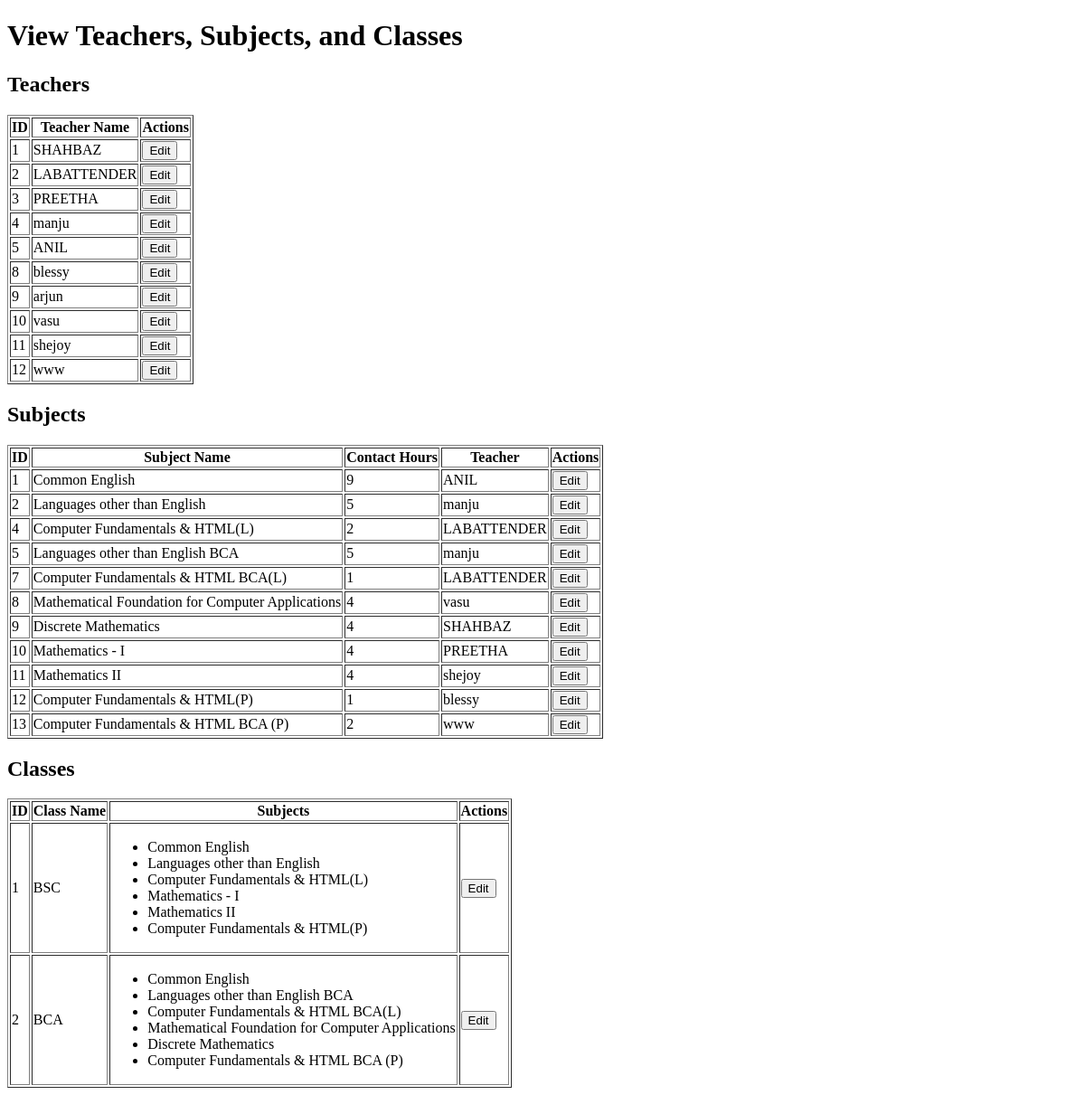
Page /myapp/Viewclass_subject_teachers/ on the earlier database version.
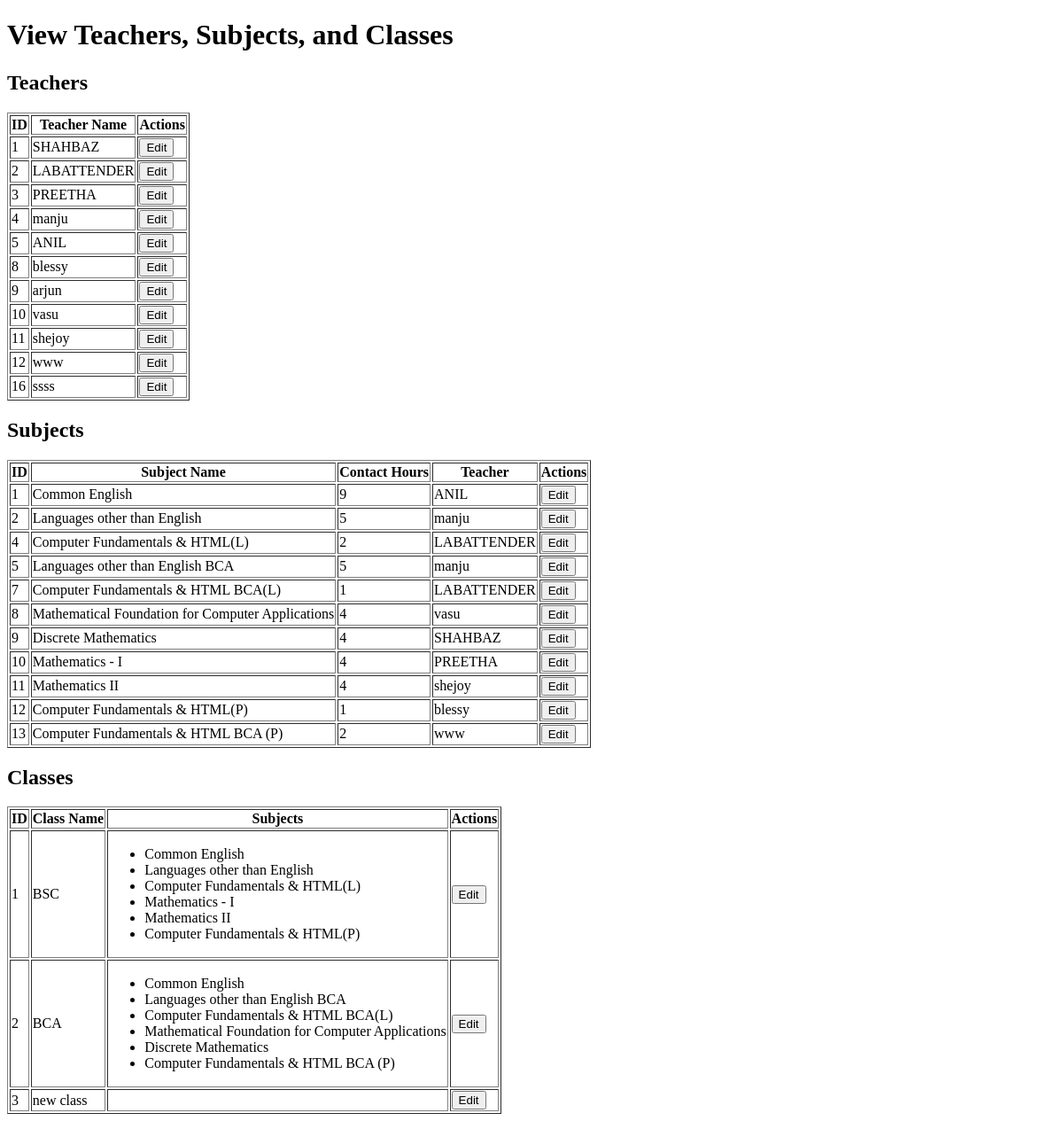
Same page on the later database version.
### myapp/models.py (models this page shows, shortened)
class Teacher1(models.Model):
    name = models.CharField(max_length=100)

class Subject1(models.Model):
    name = models.CharField(max_length=100)
    contact_hours = models.IntegerField()
    teacher = models.ForeignKey(Teacher1, on_delete=models.CASCADE)

class Class1(models.Model):
    name = models.CharField(max_length=100)
    subjects = models.ManyToManyField(Subject1)

### myapp/views.py (the view)
# urls.py: path('Viewclass_subject_teachers/',Viewclass_subject_teachers.as_view(),name='view_data'),
class Viewclass_subject_teachers(View):
    def get(self,request):
        subjects = Subject1.objects.all()
        teachers = Teacher1.objects.all()
        classes= Class1.objects.all()
        return render(request,'edit_data.html',{'subjects': subjects,'teachers':teachers,'classes':classes})

### templates/edit_data.html (shortened to what this page needs)
<!DOCTYPE html>
<html lang="en">
<head>
</head>
<body>
    <h1>View Teachers, Subjects, and Classes</h1>
    <h2>Teachers</h2>
    <table border="1">
        <thead>
            <tr>
                <th>ID</th>
                <th>Teacher Name</th>
                <th>Actions</th>
            </tr>
        </thead>
        <tbody>
            {% for teacher in teachers %}
            <tr>
                <td>{{ teacher.id }}</td>
                <td>{{ teacher.name }}</td>
                <td>
                    <a href="{% url 'edit_teacher' teacher.id %}">
                        <button>Edit</button>
                    </a>
                </td>
            </tr>
            {% endfor %}
        </tbody>
    </table>
    <h2>Subjects</h2>
    <table border="1">
        <thead>
            <tr>
                <th>ID</th>
                <th>Subject Name</th>
                <th>Contact Hours</th>
                <th>Teacher</th>
                <th>Actions</th>
            </tr>
        </thead>
        <tbody>
            {% for subject in subjects %}
            <tr>
                <td>{{ subject.id }}</td>
                <td>{{ subject.name }}</td>
                <td>{{ subject.contact_hours }}</td>
                <td>{{ subject.teacher.name }}</td>
                <td>
                    <a href="{% url 'edit_subject' subject.id %}">
                        <button>Edit</button>
                    </a>
                </td>
            </tr>
            {% endfor %}
        </tbody>
    </table>
    <h2>Classes</h2>
    <table border="1">
        <thead>
            <tr>
                <th>ID</th>
                <th>Class Name</th>
                <th>Subjects</th>
                <th>Actions</th>
            </tr>
        </thead>
        <tbody>
            {% for class in classes %}
            <tr>
                <td>{{ class.id }}</td>
                <td>{{ class.name }}</td>
                <td>
                    <ul>
                        {% for subject in class.subjects.all %}
                        <li>{{ subject.name }}</li>
                        {% endfor %}
                    </ul>
                </td>
                <td>
                    <a href="{% url 'edit_class' class.id %}">
                        <button>Edit</button>
                    </a>
                </td>
            </tr>
            {% endfor %}
        </tbody>
    </table>
</body>
</html>

Differences in the rows shown:
added Teacher1: id "16", name "ssss"
added Class1: id "3", name "new class"
